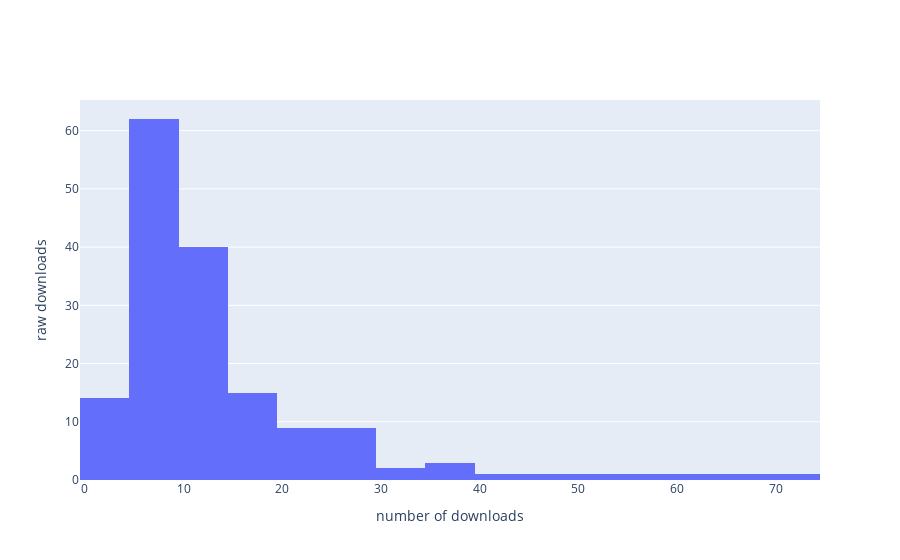

Notebook code cell kept with this figure:
### Markdown cell above
##### Evaluate download groups

### Code cell
# evaluate how to define download groups 
x = top_ds_raw['raw downloads'].tolist()
fig = go.Figure(data=[go.Histogram(x=x)])
fig.update_layout(
        xaxis_title="number of downloads",
        yaxis_title="raw downloads",
        showlegend = False
    )
fig.show()

### Figure 1 — Plotly figure (JSON) as saved in the notebook; plotly's stock layout.template omitted (floating-point values rounded to 4 significant figures; data arrays with more than 128 entries replaced by an {"elided": "..."} marker saying what was removed)
{"data": [{"type": "histogram", "x": {"elided": "161 int values"}}], "layout": {"showlegend": false, "xaxis": {"title": {"text": "number of downloads"}}, "yaxis": {"title": {"text": "raw downloads"}}}}
